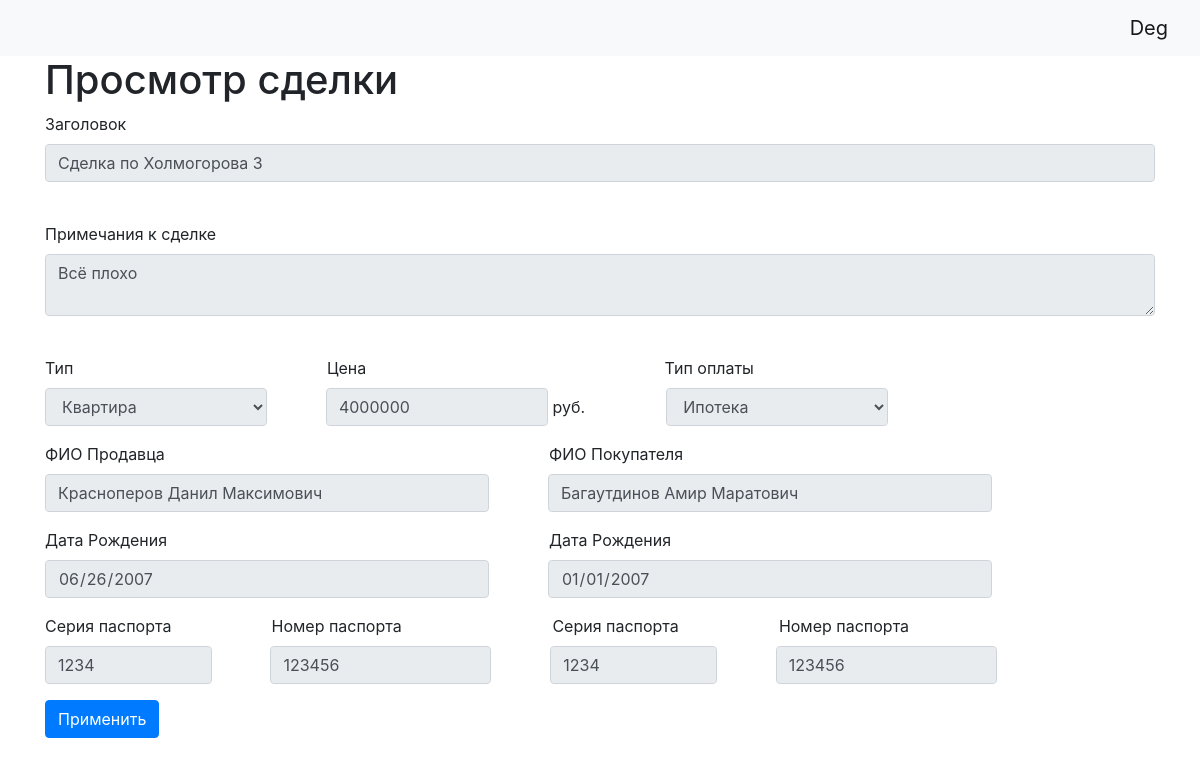
Screenshot of /cdel_view/1 (signed in) with the database file from the repository.
### data/users.py (models this page shows, shortened)
class User(SqlAlchemyBase, UserMixin, SerializerMixin):
    __tablename__ = 'users'
    id = sqlalchemy.Column(sqlalchemy.Integer,
                           primary_key=True, autoincrement=True)
    name = sqlalchemy.Column(sqlalchemy.String, nullable=True)
    about = sqlalchemy.Column(sqlalchemy.String, nullable=True)
    email = sqlalchemy.Column(sqlalchemy.String,
                              index=True, unique=True, nullable=True)
    hashed_password = sqlalchemy.Column(sqlalchemy.String, nullable=True)
    created_date = sqlalchemy.Column(sqlalchemy.DateTime,
                                     default=datetime.datetime.now)
    cdel = orm.relationship("CDEL", back_populates='user')

### data/cdel.py (models this page shows)
class CDEL(SqlAlchemyBase):
    __tablename__ = 'cdel'
    id = sqlalchemy.Column(sqlalchemy.Integer,
                           primary_key=True, autoincrement=True)
    title = sqlalchemy.Column(sqlalchemy.String, nullable=True)
    content = sqlalchemy.Column(sqlalchemy.String, nullable=True)
    created_date = sqlalchemy.Column(sqlalchemy.DateTime,
                                     default=datetime.datetime.now)
    is_private = sqlalchemy.Column(sqlalchemy.Boolean, default=True)
    typef = sqlalchemy.Column(sqlalchemy.String, nullable=True)
    price = sqlalchemy.Column(sqlalchemy.Integer, nullable=True)
    price_type = sqlalchemy.Column(sqlalchemy.String, nullable=True)
    pr_fio = sqlalchemy.Column(sqlalchemy.String, nullable=True)
    po_fio = sqlalchemy.Column(sqlalchemy.String, nullable=True)
    pr_data = sqlalchemy.Column(sqlalchemy.DateTime, nullable=True)
    po_data = sqlalchemy.Column(sqlalchemy.DateTime, nullable=True)
    pr_cer = sqlalchemy.Column(sqlalchemy.Integer, nullable=True)
    pr_no = sqlalchemy.Column(sqlalchemy.Integer, nullable=True)
    po_cer = sqlalchemy.Column(sqlalchemy.Integer, nullable=True)
    po_no = sqlalchemy.Column(sqlalchemy.Integer, nullable=True)
    user_id = sqlalchemy.Column(sqlalchemy.Integer,
                                sqlalchemy.ForeignKey("users.id"))
    user = orm.relationship('User')

### main.py (the view)
@app.route('/cdel_view/<int:id>', methods=['GET', 'POST'])
@login_required
def view_news(id):
    form = CdelForm()
    db_sess = db_session.create_session()
    cdel = db_sess.query(CDEL).filter(CDEL.id == id,
                                          CDEL.user == current_user
                                          ).first()
    form.title.data = cdel.title
    form.content.data = cdel.content
    form.is_private.data = cdel.is_private
    form.typef.data = cdel.typef
    form.price.data = cdel.price
    form.price_type.data = cdel.price_type
    form.pr_fio.data = cdel.pr_fio
    form.po_fio.data = cdel.po_fio
    form.pr_data.data = cdel.pr_data
    form.po_data.data = cdel.po_data
    form.pr_cer.data = cdel.pr_cer
    form.pr_no.data = cdel.pr_no
    form.po_cer.data = cdel.po_cer
    form.po_no.data = cdel.po_no
    form.title.render_kw = {'disabled': 'disabled'}
    form.content.render_kw = {'disabled': 'disabled'}
    form.is_private.render_kw = {'disabled': 'disabled'}
    form.typef.render_kw = {'disabled': 'disabled'}
    form.price.render_kw = {'disabled': 'disabled'}
    form.price_type.render_kw = {'disabled': 'disabled'}
    form.pr_fio.render_kw = {'disabled': 'disabled'}
    form.po_fio.render_kw = {'disabled': 'disabled'}
    form.pr_data.render_kw = {'disabled': 'disabled'}
    form.po_data.render_kw = {'disabled': 'disabled'}
    form.pr_cer.render_kw = {'disabled': 'disabled'}
    form.pr_no.render_kw = {'disabled': 'disabled'}
    form.po_cer.render_kw = {'disabled': 'disabled'}
    form.po_no.render_kw = {'disabled': 'disabled'}
    if form.validate_on_submit():
            return redirect('/')
    return render_template('cdel.html',
                           title='Просмотр сделки',
                           form=form
                           )

### forms/cdel.py
class CdelForm(FlaskForm):
    emty = StringField("  ")
    title = StringField('Заголовок', validators=[DataRequired()])
    content = TextAreaField("Примечания к сделке")
    typef = SelectField("Тип", choices=["Дом с землёй", "Квартира", "Комната", "Участок земли"])
    price = IntegerField("Цена")
    price_type = SelectField("Тип оплаты", choices=["Наличные", "Ипотека"])
    pr_fio = StringField("ФИО Продавца")
    po_fio = StringField("ФИО Покупателя")
    pr_data = DateField("Дата Рождения")
    po_data = DateField("Дата Рождения")
    pr_cer = IntegerField("Серия паспорта")
    pr_no = IntegerField("Номер паспорта")
    po_cer = IntegerField("Серия паспорта")
    po_no = IntegerField("Номер паспорта")
    is_private = BooleanField("Личное")
    submit = SubmitField('Применить')

### data/db_session.py (called while the page is built)
def create_session() -> Session:
    global __factory
    return __factory()

### main.py (called while the page is built)
@login_manager.user_loader
def load_user(user_id):
    db_sess = db_session.create_session()
    return db_sess.query(User).get(user_id)

### templates/cdel.html (shortened to what this page needs)
{% extends "base.html" %}
{% block content %}
<h1>{{title}}</h1>
<form action="" method="post">
    <p>
        {{ form.title.label }}<br>
        {{ form.title(class="form-control") }}<br>
    </p>
    <p>
        {{ form.content.label }}<br>
        {{ form.content(class="form-control") }}<br>
    </p>
    <p>
        {{ form.typef.label (style="width:25%;")}}
        {{ form.price.label (style="width:30%;")}}
        {{ form.price_type.label (style="width:25%;")}}<br>
        {{ form.typef(class="form-control", style="display:inline;width:20%") }}
        {{ form.price(class="form-control", style="display:inline;width:20%") }}
        {{ "руб."}}
        {{ form.price_type(class="form-control", style="display:inline;width:20%") }}<br>
    </p>
    <p>
        {{ form.pr_fio.label (style="width:45%;")}}
        {{ form.po_fio.label (style="width:30%;")}}<br>
        {{ form.pr_fio(class="form-control", style="display:inline;width:40%") }}
        {{ form.po_fio(class="form-control", style="display:inline;width:40%") }}<br>
    </p>
    <p>
        {{ form.pr_data.label (style="width:45%;")}}
        {{ form.po_data.label (style="width:30%;")}}<br>
        {{ form.pr_data(class="form-control", style="display:inline;width:40%") }}
        {{ form.po_data(class="form-control", style="display:inline;width:40%") }}<br>
    </p>
    {{ form.pr_cer.label (style="width:20%;")}}
        {{ form.pr_no.label (style="width:24.9%;")}}
    {{ form.po_cer.label (style="width:20%;")}}
        {{ form.po_no.label (style="width:30%;")}}<br>
        {{ form.pr_no(class="form-control", style="display:inline;width:15%") }}
        {{ form.pr_cer(class="form-control", style="display:inline;width:19.9%") }}
    {{ form.po_no(class="form-control", style="display:inline;width:15%") }}
        {{ form.po_cer(class="form-control", style="display:inline;width:19.9%") }}<br>
    <p>{{ form.submit(type="submit", class="btn btn-primary") }}</p>
</form>
{% endblock %}

### templates/base.html (shortened to what this page needs)
<!doctype html>
<html lang="en">
<head>
    <link rel="stylesheet"
          href="https://stackpath.bootstrapcdn.com/bootstrap/4.4.1/css/bootstrap.min.css"
>
</head>
<body>
<header>
    <nav class="navbar navbar-light bg-light">
        {% if current_user.is_authenticated %}
    <a class="navbar-brand" href="/logout">{{ current_user.name }}</a>
{% else %}
    <p>
        <a class="btn btn-primary " href="/register">Зарегистрироваться</a>
        <a class="btn btn-success" href="/login">Войти</a>
    </p>
{% endif %}
    </nav>
</header>
<main role="main" class="container">
    {% block content %}{% endblock %}
</main>
</body>
</html>

### rows the page displays
User: name "Deg"
CDEL: title "Сделка по Холмогорова 3", content "Всё плохо", typef "Квартира", price "4000000", price_type "Ипотека", pr_fio "Красноперов Данил Максимович", po_fio "Багаутдинов Амир Маратович", pr_data "06/26/2007", po_data "01/01/2007", pr_no "1234", pr_cer "123456", po_no "1234", po_cer "123456"

### other values shown
{{ title }} "Просмотр сделки"
{{ "руб." }} "руб."
